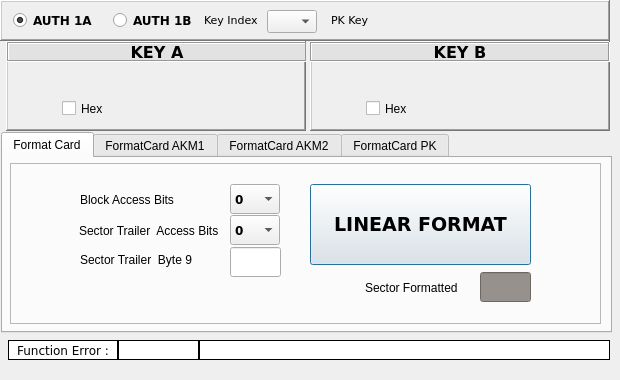
<?xml version="1.0" encoding="UTF-8"?>
<ui version="4.0">
 <class>LinearFormatCard</class>
 <widget class="QDialog" name="LinearFormatCard">
  <property name="geometry">
   <rect>
    <x>0</x>
    <y>0</y>
    <width>620</width>
    <height>380</height>
   </rect>
  </property>
  <property name="windowTitle">
   <string>Dialog</string>
  </property>
  <widget class="QFrame" name="pnlAuth">
   <property name="geometry">
    <rect>
     <x>0</x>
     <y>0</y>
     <width>610</width>
     <height>41</height>
    </rect>
   </property>
   <property name="font">
    <font>
     <family>Verdana</family>
    </font>
   </property>
   <property name="autoFillBackground">
    <bool>true</bool>
   </property>
   <property name="frameShape">
    <enum>QFrame::WinPanel</enum>
   </property>
   <property name="frameShadow">
    <enum>QFrame::Raised</enum>
   </property>
   <widget class="QRadioButton" name="rbAUTH1A">
    <property name="geometry">
     <rect>
      <x>13</x>
      <y>10</y>
      <width>99</width>
      <height>21</height>
     </rect>
    </property>
    <property name="font">
     <font>
      <weight>75</weight>
      <bold>true</bold>
     </font>
    </property>
    <property name="cursor">
     <cursorShape>PointingHandCursor</cursorShape>
    </property>
    <property name="text">
     <string>AUTH 1A</string>
    </property>
    <property name="checked">
     <bool>true</bool>
    </property>
   </widget>
   <widget class="QRadioButton" name="rbAUTH1B">
    <property name="geometry">
     <rect>
      <x>113</x>
      <y>10</y>
      <width>99</width>
      <height>21</height>
     </rect>
    </property>
    <property name="font">
     <font>
      <weight>75</weight>
      <bold>true</bold>
     </font>
    </property>
    <property name="cursor">
     <cursorShape>PointingHandCursor</cursorShape>
    </property>
    <property name="text">
     <string>AUTH 1B</string>
    </property>
    <property name="checked">
     <bool>false</bool>
    </property>
   </widget>
   <widget class="QLabel" name="lblKeyIndex">
    <property name="geometry">
     <rect>
      <x>204</x>
      <y>12</y>
      <width>61</width>
      <height>16</height>
     </rect>
    </property>
    <property name="font">
     <font>
      <pointsize>8</pointsize>
     </font>
    </property>
    <property name="text">
     <string>Key Index</string>
    </property>
   </widget>
   <widget class="QComboBox" name="cboKeyIndex">
    <property name="geometry">
     <rect>
      <x>267</x>
      <y>10</y>
      <width>50</width>
      <height>23</height>
     </rect>
    </property>
    <property name="font">
     <font>
      <weight>75</weight>
      <bold>true</bold>
     </font>
    </property>
    <property name="autoFillBackground">
     <bool>true</bool>
    </property>
    <property name="currentText" stdset="0">
     <string/>
    </property>
   </widget>
   <widget class="QLabel" name="lblPKKeys">
    <property name="geometry">
     <rect>
      <x>331</x>
      <y>12</y>
      <width>41</width>
      <height>16</height>
     </rect>
    </property>
    <property name="font">
     <font>
      <pointsize>8</pointsize>
     </font>
    </property>
    <property name="text">
     <string>PK Key</string>
    </property>
   </widget>
  </widget>
  <widget class="QLabel" name="lblFnValue">
   <property name="geometry">
    <rect>
     <x>118</x>
     <y>340</y>
     <width>81</width>
     <height>20</height>
    </rect>
   </property>
   <property name="font">
    <font>
     <family>Verdana</family>
    </font>
   </property>
   <property name="autoFillBackground">
    <bool>false</bool>
   </property>
   <property name="styleSheet">
    <string notr="true">background-color: rgb(255, 255, 255);</string>
   </property>
   <property name="frameShape">
    <enum>QFrame::Box</enum>
   </property>
   <property name="frameShadow">
    <enum>QFrame::Plain</enum>
   </property>
   <property name="text">
    <string/>
   </property>
   <property name="alignment">
    <set>Qt::AlignCenter</set>
   </property>
  </widget>
  <widget class="QLabel" name="lblFnExplain">
   <property name="geometry">
    <rect>
     <x>199</x>
     <y>340</y>
     <width>411</width>
     <height>20</height>
    </rect>
   </property>
   <property name="font">
    <font>
     <family>Verdana</family>
    </font>
   </property>
   <property name="autoFillBackground">
    <bool>false</bool>
   </property>
   <property name="styleSheet">
    <string notr="true">background-color: rgb(255, 255, 255);</string>
   </property>
   <property name="frameShape">
    <enum>QFrame::Box</enum>
   </property>
   <property name="frameShadow">
    <enum>QFrame::Plain</enum>
   </property>
   <property name="text">
    <string/>
   </property>
   <property name="alignment">
    <set>Qt::AlignCenter</set>
   </property>
  </widget>
  <widget class="QLabel" name="lblFnError">
   <property name="geometry">
    <rect>
     <x>8</x>
     <y>340</y>
     <width>110</width>
     <height>20</height>
    </rect>
   </property>
   <property name="font">
    <font>
     <family>Verdana</family>
    </font>
   </property>
   <property name="autoFillBackground">
    <bool>false</bool>
   </property>
   <property name="styleSheet">
    <string notr="true">background-color: rgb(255, 255, 255);</string>
   </property>
   <property name="frameShape">
    <enum>QFrame::Box</enum>
   </property>
   <property name="frameShadow">
    <enum>QFrame::Plain</enum>
   </property>
   <property name="text">
    <string>Function Error :</string>
   </property>
   <property name="alignment">
    <set>Qt::AlignCenter</set>
   </property>
  </widget>
  <widget class="QFrame" name="fmKeyA">
   <property name="geometry">
    <rect>
     <x>6</x>
     <y>41</y>
     <width>300</width>
     <height>90</height>
    </rect>
   </property>
   <property name="frameShape">
    <enum>QFrame::WinPanel</enum>
   </property>
   <property name="frameShadow">
    <enum>QFrame::Raised</enum>
   </property>
   <widget class="QCheckBox" name="chkKeyA">
    <property name="geometry">
     <rect>
      <x>56</x>
      <y>57</y>
      <width>86</width>
      <height>21</height>
     </rect>
    </property>
    <property name="text">
     <string>Hex</string>
    </property>
   </widget>
   <widget class="QLabel" name="lblKeyA">
    <property name="geometry">
     <rect>
      <x>1</x>
      <y>1</y>
      <width>300</width>
      <height>20</height>
     </rect>
    </property>
    <property name="font">
     <font>
      <family>Verdana</family>
      <pointsize>12</pointsize>
      <weight>75</weight>
      <bold>true</bold>
     </font>
    </property>
    <property name="autoFillBackground">
     <bool>false</bool>
    </property>
    <property name="styleSheet">
     <string notr="true">background-color: rgb(226, 226, 226);</string>
    </property>
    <property name="frameShape">
     <enum>QFrame::Box</enum>
    </property>
    <property name="frameShadow">
     <enum>QFrame::Sunken</enum>
    </property>
    <property name="text">
     <string>KEY A</string>
    </property>
    <property name="alignment">
     <set>Qt::AlignCenter</set>
    </property>
   </widget>
  </widget>
  <widget class="QFrame" name="fmKeyB">
   <property name="geometry">
    <rect>
     <x>310</x>
     <y>41</y>
     <width>300</width>
     <height>90</height>
    </rect>
   </property>
   <property name="frameShape">
    <enum>QFrame::WinPanel</enum>
   </property>
   <property name="frameShadow">
    <enum>QFrame::Raised</enum>
   </property>
   <widget class="QCheckBox" name="chkKeyB">
    <property name="geometry">
     <rect>
      <x>56</x>
      <y>57</y>
      <width>86</width>
      <height>21</height>
     </rect>
    </property>
    <property name="text">
     <string>Hex</string>
    </property>
   </widget>
   <widget class="QLabel" name="lblKeyB">
    <property name="geometry">
     <rect>
      <x>0</x>
      <y>1</y>
      <width>300</width>
      <height>20</height>
     </rect>
    </property>
    <property name="font">
     <font>
      <family>Verdana</family>
      <pointsize>12</pointsize>
      <weight>75</weight>
      <bold>true</bold>
     </font>
    </property>
    <property name="autoFillBackground">
     <bool>false</bool>
    </property>
    <property name="styleSheet">
     <string notr="true">background-color: rgb(226, 226, 226);</string>
    </property>
    <property name="frameShape">
     <enum>QFrame::Box</enum>
    </property>
    <property name="frameShadow">
     <enum>QFrame::Sunken</enum>
    </property>
    <property name="text">
     <string>KEY B</string>
    </property>
    <property name="alignment">
     <set>Qt::AlignCenter</set>
    </property>
   </widget>
  </widget>
  <widget class="QTabWidget" name="tabLinearFormatCard">
   <property name="geometry">
    <rect>
     <x>1</x>
     <y>132</y>
     <width>611</width>
     <height>201</height>
    </rect>
   </property>
   <property name="autoFillBackground">
    <bool>true</bool>
   </property>
   <property name="currentIndex">
    <number>0</number>
   </property>
   <widget class="QWidget" name="tbFormatCard">
    <attribute name="title">
     <string>Format Card</string>
    </attribute>
    <widget class="QFrame" name="fmContainer">
     <property name="geometry">
      <rect>
       <x>7</x>
       <y>5</y>
       <width>591</width>
       <height>161</height>
      </rect>
     </property>
     <property name="frameShape">
      <enum>QFrame::StyledPanel</enum>
     </property>
     <property name="frameShadow">
      <enum>QFrame::Raised</enum>
     </property>
     <widget class="QLabel" name="lblBlockAccessBits">
      <property name="geometry">
       <rect>
        <x>70</x>
        <y>29</y>
        <width>101</width>
        <height>16</height>
       </rect>
      </property>
      <property name="text">
       <string>Block Access Bits</string>
      </property>
      <property name="textFormat">
       <enum>Qt::AutoText</enum>
      </property>
     </widget>
     <widget class="QLabel" name="lblSectorTrailerAccessBits">
      <property name="geometry">
       <rect>
        <x>69</x>
        <y>60</y>
        <width>141</width>
        <height>16</height>
       </rect>
      </property>
      <property name="text">
       <string>Sector Trailer  Access Bits</string>
      </property>
      <property name="textFormat">
       <enum>Qt::AutoText</enum>
      </property>
     </widget>
     <widget class="QLabel" name="lblSectorTrailerByte9">
      <property name="geometry">
       <rect>
        <x>70</x>
        <y>89</y>
        <width>141</width>
        <height>16</height>
       </rect>
      </property>
      <property name="text">
       <string>Sector Trailer  Byte 9</string>
      </property>
      <property name="textFormat">
       <enum>Qt::AutoText</enum>
      </property>
     </widget>
     <widget class="QPushButton" name="btnLinearFormat">
      <property name="geometry">
       <rect>
        <x>300</x>
        <y>21</y>
        <width>221</width>
        <height>81</height>
       </rect>
      </property>
      <property name="font">
       <font>
        <family>Verdana</family>
        <pointsize>14</pointsize>
        <weight>75</weight>
        <bold>true</bold>
       </font>
      </property>
      <property name="text">
       <string>LINEAR FORMAT</string>
      </property>
     </widget>
     <widget class="QLabel" name="lblSectorFormatted">
      <property name="geometry">
       <rect>
        <x>355</x>
        <y>117</y>
        <width>101</width>
        <height>16</height>
       </rect>
      </property>
      <property name="text">
       <string>Sector Formatted</string>
      </property>
      <property name="textFormat">
       <enum>Qt::AutoText</enum>
      </property>
     </widget>
     <widget class="QComboBox" name="cboSectorTrailerAccessBits">
      <property name="geometry">
       <rect>
        <x>220</x>
        <y>52</y>
        <width>50</width>
        <height>30</height>
       </rect>
      </property>
      <property name="font">
       <font>
        <family>Verdana</family>
        <weight>75</weight>
        <bold>true</bold>
       </font>
      </property>
      <item>
       <property name="text">
        <string>0</string>
       </property>
      </item>
      <item>
       <property name="text">
        <string>1</string>
       </property>
      </item>
      <item>
       <property name="text">
        <string>2</string>
       </property>
      </item>
      <item>
       <property name="text">
        <string>3</string>
       </property>
      </item>
      <item>
       <property name="text">
        <string>4</string>
       </property>
      </item>
      <item>
       <property name="text">
        <string>5</string>
       </property>
      </item>
      <item>
       <property name="text">
        <string>6</string>
       </property>
      </item>
      <item>
       <property name="text">
        <string>7</string>
       </property>
      </item>
     </widget>
     <widget class="QLineEdit" name="txtSectorFormatted">
      <property name="geometry">
       <rect>
        <x>470</x>
        <y>109</y>
        <width>51</width>
        <height>30</height>
       </rect>
      </property>
      <property name="font">
       <font>
        <pointsize>12</pointsize>
        <weight>75</weight>
        <bold>true</bold>
       </font>
      </property>
      <property name="autoFillBackground">
       <bool>false</bool>
      </property>
      <property name="styleSheet">
       <string notr="true">background-color: rgb(150, 145, 140);
color: rgb(255, 255, 255);</string>
      </property>
      <property name="text">
       <string/>
      </property>
      <property name="alignment">
       <set>Qt::AlignCenter</set>
      </property>
      <property name="readOnly">
       <bool>true</bool>
      </property>
     </widget>
     <widget class="QComboBox" name="cboBlockAccessBits">
      <property name="geometry">
       <rect>
        <x>220</x>
        <y>21</y>
        <width>50</width>
        <height>30</height>
       </rect>
      </property>
      <property name="font">
       <font>
        <family>Verdana</family>
        <weight>75</weight>
        <bold>true</bold>
       </font>
      </property>
      <item>
       <property name="text">
        <string>0</string>
       </property>
      </item>
      <item>
       <property name="text">
        <string>1</string>
       </property>
      </item>
      <item>
       <property name="text">
        <string>2</string>
       </property>
      </item>
      <item>
       <property name="text">
        <string>3</string>
       </property>
      </item>
      <item>
       <property name="text">
        <string>4</string>
       </property>
      </item>
      <item>
       <property name="text">
        <string>5</string>
       </property>
      </item>
      <item>
       <property name="text">
        <string>6</string>
       </property>
      </item>
      <item>
       <property name="text">
        <string>7</string>
       </property>
      </item>
     </widget>
     <widget class="QLineEdit" name="txtSectorTrailerByte9">
      <property name="geometry">
       <rect>
        <x>220</x>
        <y>84</y>
        <width>51</width>
        <height>30</height>
       </rect>
      </property>
      <property name="font">
       <font>
        <pointsize>12</pointsize>
        <weight>75</weight>
        <bold>true</bold>
       </font>
      </property>
      <property name="alignment">
       <set>Qt::AlignCenter</set>
      </property>
     </widget>
    </widget>
   </widget>
   <widget class="QWidget" name="tbFormatCardAKM1">
    <attribute name="title">
     <string>FormatCard AKM1</string>
    </attribute>
    <widget class="QFrame" name="fmContainerAKM1">
     <property name="geometry">
      <rect>
       <x>7</x>
       <y>5</y>
       <width>591</width>
       <height>161</height>
      </rect>
     </property>
     <property name="frameShape">
      <enum>QFrame::StyledPanel</enum>
     </property>
     <property name="frameShadow">
      <enum>QFrame::Raised</enum>
     </property>
     <widget class="QLabel" name="lblBlockAccessBitsAKM1">
      <property name="geometry">
       <rect>
        <x>70</x>
        <y>29</y>
        <width>101</width>
        <height>16</height>
       </rect>
      </property>
      <property name="text">
       <string>Block Access Bits</string>
      </property>
      <property name="textFormat">
       <enum>Qt::AutoText</enum>
      </property>
     </widget>
     <widget class="QLabel" name="lblSectorTrailerAccessBitsAKM1">
      <property name="geometry">
       <rect>
        <x>69</x>
        <y>60</y>
        <width>141</width>
        <height>16</height>
       </rect>
      </property>
      <property name="text">
       <string>Sector Trailer  Access Bits</string>
      </property>
      <property name="textFormat">
       <enum>Qt::AutoText</enum>
      </property>
     </widget>
     <widget class="QLabel" name="lblSectorTrailerByte9AKM1">
      <property name="geometry">
       <rect>
        <x>70</x>
        <y>89</y>
        <width>141</width>
        <height>16</height>
       </rect>
      </property>
      <property name="text">
       <string>Sector Trailer  Byte 9</string>
      </property>
      <property name="textFormat">
       <enum>Qt::AutoText</enum>
      </property>
     </widget>
     <widget class="QPushButton" name="btnLinearFormatAKM1">
      <property name="geometry">
       <rect>
        <x>300</x>
        <y>21</y>
        <width>221</width>
        <height>81</height>
       </rect>
      </property>
      <property name="font">
       <font>
        <family>Verdana</family>
        <pointsize>14</pointsize>
        <weight>75</weight>
        <bold>true</bold>
       </font>
      </property>
      <property name="text">
       <string>LINEAR FORMAT</string>
      </property>
     </widget>
     <widget class="QLabel" name="lblSectorFormattedAKM1">
      <property name="geometry">
       <rect>
        <x>355</x>
        <y>117</y>
        <width>101</width>
        <height>16</height>
       </rect>
      </property>
      <property name="text">
       <string>Sector Formatted</string>
      </property>
      <property name="textFormat">
       <enum>Qt::AutoText</enum>
      </property>
     </widget>
     <widget class="QComboBox" name="cboSectorTrailerAccessBitsAKM1">
      <property name="geometry">
       <rect>
        <x>220</x>
        <y>52</y>
        <width>50</width>
        <height>30</height>
       </rect>
      </property>
      <property name="font">
       <font>
        <family>Verdana</family>
        <weight>75</weight>
        <bold>true</bold>
       </font>
      </property>
      <item>
       <property name="text">
        <string>0</string>
       </property>
      </item>
      <item>
       <property name="text">
        <string>1</string>
       </property>
      </item>
      <item>
       <property name="text">
        <string>2</string>
       </property>
      </item>
      <item>
       <property name="text">
        <string>3</string>
       </property>
      </item>
      <item>
       <property name="text">
        <string>4</string>
       </property>
      </item>
      <item>
       <property name="text">
        <string>5</string>
       </property>
      </item>
      <item>
       <property name="text">
        <string>6</string>
       </property>
      </item>
      <item>
       <property name="text">
        <string>7</string>
       </property>
      </item>
     </widget>
     <widget class="QLineEdit" name="txtSectorFormattedAKM1">
      <property name="geometry">
       <rect>
        <x>470</x>
        <y>109</y>
        <width>51</width>
        <height>30</height>
       </rect>
      </property>
      <property name="font">
       <font>
        <pointsize>12</pointsize>
        <weight>75</weight>
        <bold>true</bold>
       </font>
      </property>
      <property name="autoFillBackground">
       <bool>false</bool>
      </property>
      <property name="styleSheet">
       <string notr="true">background-color: rgb(150, 145, 140);
color: rgb(255, 255, 255);</string>
      </property>
      <property name="alignment">
       <set>Qt::AlignCenter</set>
      </property>
      <property name="readOnly">
       <bool>true</bool>
      </property>
     </widget>
     <widget class="QComboBox" name="cboBlockAccessBitsAKM1">
      <property name="geometry">
       <rect>
        <x>220</x>
        <y>21</y>
        <width>50</width>
        <height>30</height>
       </rect>
      </property>
      <property name="font">
       <font>
        <family>Verdana</family>
        <weight>75</weight>
        <bold>true</bold>
       </font>
      </property>
      <item>
       <property name="text">
        <string>0</string>
       </property>
      </item>
      <item>
       <property name="text">
        <string>1</string>
       </property>
      </item>
      <item>
       <property name="text">
        <string>2</string>
       </property>
      </item>
      <item>
       <property name="text">
        <string>3</string>
       </property>
      </item>
      <item>
       <property name="text">
        <string>4</string>
       </property>
      </item>
      <item>
       <property name="text">
        <string>5</string>
       </property>
      </item>
      <item>
       <property name="text">
        <string>6</string>
       </property>
      </item>
      <item>
       <property name="text">
        <string>7</string>
       </property>
      </item>
     </widget>
     <widget class="QLineEdit" name="txtSectorTrailerByte9AKM1">
      <property name="geometry">
       <rect>
        <x>220</x>
        <y>84</y>
        <width>51</width>
        <height>30</height>
       </rect>
      </property>
      <property name="font">
       <font>
        <pointsize>12</pointsize>
        <weight>75</weight>
        <bold>true</bold>
       </font>
      </property>
      <property name="alignment">
       <set>Qt::AlignCenter</set>
      </property>
     </widget>
    </widget>
   </widget>
   <widget class="QWidget" name="tbFormatCardAKM2">
    <attribute name="title">
     <string>FormatCard AKM2</string>
    </attribute>
    <widget class="QFrame" name="fmContainerAKM2">
     <property name="geometry">
      <rect>
       <x>7</x>
       <y>5</y>
       <width>591</width>
       <height>161</height>
      </rect>
     </property>
     <property name="frameShape">
      <enum>QFrame::StyledPanel</enum>
     </property>
     <property name="frameShadow">
      <enum>QFrame::Raised</enum>
     </property>
     <widget class="QLabel" name="lblBlockAccessBitsAKM2">
      <property name="geometry">
       <rect>
        <x>70</x>
        <y>29</y>
        <width>101</width>
        <height>16</height>
       </rect>
      </property>
      <property name="text">
       <string>Block Access Bits</string>
      </property>
      <property name="textFormat">
       <enum>Qt::AutoText</enum>
      </property>
     </widget>
     <widget class="QLabel" name="lblSectorTrailerAccessBitsAKM2">
      <property name="geometry">
       <rect>
        <x>69</x>
        <y>60</y>
        <width>141</width>
        <height>16</height>
       </rect>
      </property>
      <property name="text">
       <string>Sector Trailer  Access Bits</string>
      </property>
      <property name="textFormat">
       <enum>Qt::AutoText</enum>
      </property>
     </widget>
     <widget class="QLabel" name="lblSectorTrailerByte9AKM2">
      <property name="geometry">
       <rect>
        <x>70</x>
        <y>89</y>
        <width>141</width>
        <height>16</height>
       </rect>
      </property>
      <property name="text">
       <string>Sector Trailer  Byte 9</string>
      </property>
      <property name="textFormat">
       <enum>Qt::AutoText</enum>
      </property>
     </widget>
     <widget class="QPushButton" name="btnLinearFormatAKM2">
      <property name="geometry">
       <rect>
        <x>300</x>
        <y>21</y>
        <width>221</width>
        <height>81</height>
       </rect>
      </property>
      <property name="font">
       <font>
        <family>Verdana</family>
        <pointsize>14</pointsize>
        <weight>75</weight>
        <bold>true</bold>
       </font>
      </property>
      <property name="text">
       <string>LINEAR FORMAT</string>
      </property>
     </widget>
     <widget class="QLabel" name="lblSectorFormattedAKM2">
      <property name="geometry">
       <rect>
        <x>355</x>
        <y>117</y>
        <width>101</width>
        <height>16</height>
       </rect>
      </property>
      <property name="text">
       <string>Sector Formatted</string>
      </property>
      <property name="textFormat">
       <enum>Qt::AutoText</enum>
      </property>
     </widget>
     <widget class="QComboBox" name="cboSectorTrailerAccessBitsAKM2">
      <property name="geometry">
       <rect>
        <x>220</x>
        <y>52</y>
        <width>50</width>
        <height>30</height>
       </rect>
      </property>
      <property name="font">
       <font>
        <family>Verdana</family>
        <weight>75</weight>
        <bold>true</bold>
       </font>
      </property>
      <item>
       <property name="text">
        <string>0</string>
       </property>
      </item>
      <item>
       <property name="text">
        <string>1</string>
       </property>
      </item>
      <item>
       <property name="text">
        <string>2</string>
       </property>
      </item>
      <item>
       <property name="text">
        <string>3</string>
       </property>
      </item>
      <item>
       <property name="text">
        <string>4</string>
       </property>
      </item>
      <item>
       <property name="text">
        <string>5</string>
       </property>
      </item>
      <item>
       <property name="text">
        <string>6</string>
       </property>
      </item>
      <item>
       <property name="text">
        <string>7</string>
       </property>
      </item>
     </widget>
     <widget class="QLineEdit" name="txtSectorFormattedAKM2">
      <property name="geometry">
       <rect>
        <x>470</x>
        <y>109</y>
        <width>51</width>
        <height>30</height>
       </rect>
      </property>
      <property name="font">
       <font>
        <family>Verdana</family>
        <pointsize>14</pointsize>
        <weight>75</weight>
        <bold>true</bold>
       </font>
      </property>
      <property name="autoFillBackground">
       <bool>false</bool>
      </property>
      <property name="styleSheet">
       <string notr="true">background-color: rgb(150, 145, 140);
color: rgb(255, 255, 255);</string>
      </property>
      <property name="alignment">
       <set>Qt::AlignCenter</set>
      </property>
      <property name="readOnly">
       <bool>true</bool>
      </property>
     </widget>
     <widget class="QComboBox" name="cboBlockAccessBitsAKM2">
      <property name="geometry">
       <rect>
        <x>220</x>
        <y>21</y>
        <width>50</width>
        <height>30</height>
       </rect>
      </property>
      <property name="font">
       <font>
        <family>Verdana</family>
        <weight>75</weight>
        <bold>true</bold>
       </font>
      </property>
      <item>
       <property name="text">
        <string>0</string>
       </property>
      </item>
      <item>
       <property name="text">
        <string>1</string>
       </property>
      </item>
      <item>
       <property name="text">
        <string>2</string>
       </property>
      </item>
      <item>
       <property name="text">
        <string>3</string>
       </property>
      </item>
      <item>
       <property name="text">
        <string>4</string>
       </property>
      </item>
      <item>
       <property name="text">
        <string>5</string>
       </property>
      </item>
      <item>
       <property name="text">
        <string>6</string>
       </property>
      </item>
      <item>
       <property name="text">
        <string>7</string>
       </property>
      </item>
     </widget>
     <widget class="QLineEdit" name="txtSectorTrailerByte9AKM2">
      <property name="geometry">
       <rect>
        <x>220</x>
        <y>84</y>
        <width>51</width>
        <height>30</height>
       </rect>
      </property>
      <property name="font">
       <font>
        <pointsize>12</pointsize>
        <weight>75</weight>
        <bold>true</bold>
       </font>
      </property>
      <property name="alignment">
       <set>Qt::AlignCenter</set>
      </property>
     </widget>
    </widget>
   </widget>
   <widget class="QWidget" name="tbFormatCardPK">
    <attribute name="title">
     <string>FormatCard PK</string>
    </attribute>
    <widget class="QFrame" name="fmContainerPK">
     <property name="geometry">
      <rect>
       <x>7</x>
       <y>5</y>
       <width>591</width>
       <height>161</height>
      </rect>
     </property>
     <property name="frameShape">
      <enum>QFrame::StyledPanel</enum>
     </property>
     <property name="frameShadow">
      <enum>QFrame::Raised</enum>
     </property>
     <widget class="QLabel" name="lblBlockAccessBitsPK">
      <property name="geometry">
       <rect>
        <x>70</x>
        <y>29</y>
        <width>101</width>
        <height>16</height>
       </rect>
      </property>
      <property name="text">
       <string>Block Access Bits</string>
      </property>
      <property name="textFormat">
       <enum>Qt::AutoText</enum>
      </property>
     </widget>
     <widget class="QLabel" name="lblSectorTrailerAccessBitsPK">
      <property name="geometry">
       <rect>
        <x>69</x>
        <y>60</y>
        <width>141</width>
        <height>16</height>
       </rect>
      </property>
      <property name="text">
       <string>Sector Trailer  Access Bits</string>
      </property>
      <property name="textFormat">
       <enum>Qt::AutoText</enum>
      </property>
     </widget>
     <widget class="QLabel" name="lblSectorTrailerByte9PK">
      <property name="geometry">
       <rect>
        <x>70</x>
        <y>89</y>
        <width>141</width>
        <height>16</height>
       </rect>
      </property>
      <property name="text">
       <string>Sector Trailer  Byte 9</string>
      </property>
      <property name="textFormat">
       <enum>Qt::AutoText</enum>
      </property>
     </widget>
     <widget class="QPushButton" name="btnLinearFormatPK">
      <property name="geometry">
       <rect>
        <x>300</x>
        <y>21</y>
        <width>221</width>
        <height>81</height>
       </rect>
      </property>
      <property name="font">
       <font>
        <family>Verdana</family>
        <pointsize>14</pointsize>
        <weight>75</weight>
        <bold>true</bold>
       </font>
      </property>
      <property name="text">
       <string>LINEAR FORMAT</string>
      </property>
     </widget>
     <widget class="QLabel" name="lblSectorFormattedPK">
      <property name="geometry">
       <rect>
        <x>355</x>
        <y>117</y>
        <width>101</width>
        <height>16</height>
       </rect>
      </property>
      <property name="text">
       <string>Sector Formatted</string>
      </property>
      <property name="textFormat">
       <enum>Qt::AutoText</enum>
      </property>
     </widget>
     <widget class="QComboBox" name="cboSectorTrailerAccessBitsPK">
      <property name="geometry">
       <rect>
        <x>220</x>
        <y>52</y>
        <width>50</width>
        <height>30</height>
       </rect>
      </property>
      <property name="font">
       <font>
        <family>Verdana</family>
        <weight>75</weight>
        <bold>true</bold>
       </font>
      </property>
      <item>
       <property name="text">
        <string>0</string>
       </property>
      </item>
      <item>
       <property name="text">
        <string>1</string>
       </property>
      </item>
      <item>
       <property name="text">
        <string>2</string>
       </property>
      </item>
      <item>
       <property name="text">
        <string>3</string>
       </property>
      </item>
      <item>
       <property name="text">
        <string>4</string>
       </property>
      </item>
      <item>
       <property name="text">
        <string>5</string>
       </property>
      </item>
      <item>
       <property name="text">
        <string>6</string>
       </property>
      </item>
      <item>
       <property name="text">
        <string>7</string>
       </property>
      </item>
     </widget>
     <widget class="QLineEdit" name="txtSectorFormattedPK">
      <property name="geometry">
       <rect>
        <x>470</x>
        <y>109</y>
        <width>51</width>
        <height>30</height>
       </rect>
      </property>
      <property name="font">
       <font>
        <pointsize>12</pointsize>
        <weight>75</weight>
        <bold>true</bold>
       </font>
      </property>
      <property name="autoFillBackground">
       <bool>false</bool>
      </property>
      <property name="styleSheet">
       <string notr="true">background-color: rgb(150, 145, 140);
color: rgb(255, 255, 255);</string>
      </property>
      <property name="alignment">
       <set>Qt::AlignCenter</set>
      </property>
      <property name="readOnly">
       <bool>true</bool>
      </property>
     </widget>
     <widget class="QComboBox" name="cboBlockAccessBitsPK">
      <property name="geometry">
       <rect>
        <x>220</x>
        <y>21</y>
        <width>50</width>
        <height>30</height>
       </rect>
      </property>
      <property name="font">
       <font>
        <family>Verdana</family>
        <weight>75</weight>
        <bold>true</bold>
       </font>
      </property>
      <item>
       <property name="text">
        <string>0</string>
       </property>
      </item>
      <item>
       <property name="text">
        <string>1</string>
       </property>
      </item>
      <item>
       <property name="text">
        <string>2</string>
       </property>
      </item>
      <item>
       <property name="text">
        <string>3</string>
       </property>
      </item>
      <item>
       <property name="text">
        <string>4</string>
       </property>
      </item>
      <item>
       <property name="text">
        <string>5</string>
       </property>
      </item>
      <item>
       <property name="text">
        <string>6</string>
       </property>
      </item>
      <item>
       <property name="text">
        <string>7</string>
       </property>
      </item>
     </widget>
     <widget class="QLineEdit" name="txtSectorTrailerByte9PK">
      <property name="geometry">
       <rect>
        <x>220</x>
        <y>84</y>
        <width>51</width>
        <height>30</height>
       </rect>
      </property>
      <property name="font">
       <font>
        <pointsize>12</pointsize>
        <weight>75</weight>
        <bold>true</bold>
       </font>
      </property>
      <property name="alignment">
       <set>Qt::AlignCenter</set>
      </property>
     </widget>
    </widget>
   </widget>
  </widget>
 </widget>
 <tabstops>
  <tabstop>tabLinearFormatCard</tabstop>
  <tabstop>cboBlockAccessBits</tabstop>
  <tabstop>cboSectorTrailerAccessBits</tabstop>
  <tabstop>txtSectorTrailerByte9</tabstop>
  <tabstop>btnLinearFormat</tabstop>
  <tabstop>cboBlockAccessBitsAKM1</tabstop>
  <tabstop>cboSectorTrailerAccessBitsAKM1</tabstop>
  <tabstop>txtSectorTrailerByte9AKM1</tabstop>
  <tabstop>btnLinearFormatAKM1</tabstop>
  <tabstop>cboBlockAccessBitsAKM2</tabstop>
  <tabstop>cboSectorTrailerAccessBitsAKM2</tabstop>
  <tabstop>txtSectorTrailerByte9AKM2</tabstop>
  <tabstop>btnLinearFormatAKM2</tabstop>
  <tabstop>cboBlockAccessBitsPK</tabstop>
  <tabstop>cboSectorTrailerAccessBitsPK</tabstop>
  <tabstop>txtSectorTrailerByte9PK</tabstop>
  <tabstop>btnLinearFormatPK</tabstop>
  <tabstop>rbAUTH1A</tabstop>
  <tabstop>rbAUTH1B</tabstop>
  <tabstop>cboKeyIndex</tabstop>
  <tabstop>chkKeyA</tabstop>
  <tabstop>chkKeyB</tabstop>
  <tabstop>txtSectorFormatted</tabstop>
  <tabstop>txtSectorFormattedAKM1</tabstop>
  <tabstop>txtSectorFormattedAKM2</tabstop>
  <tabstop>txtSectorFormattedPK</tabstop>
 </tabstops>
 <resources/>
 <connections/>
</ui>
